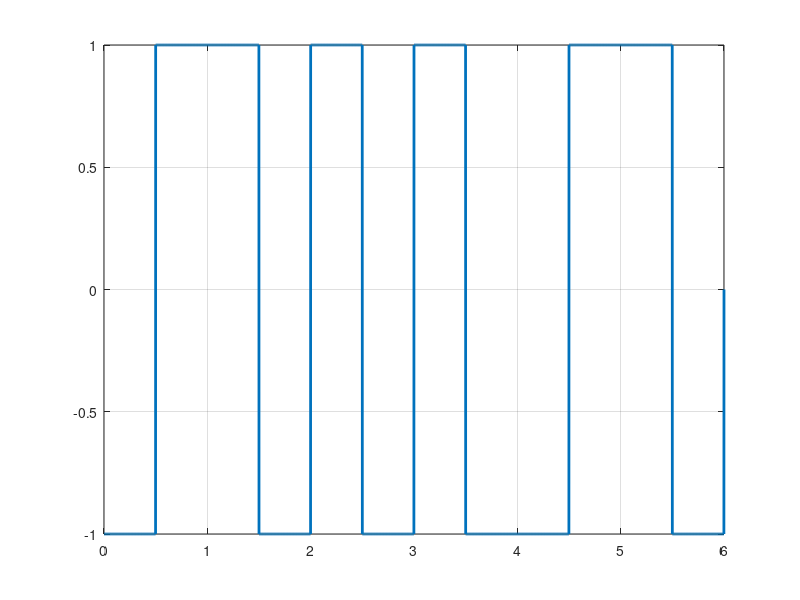

Write MATLAB code to recreate this figure.
%modulation
  %bits = input('Enter the bits : ');
  bits = [0 1 0 0 1 1];
  bitrate = 1;
  n = 1000;
  N = n * length(bits);
  T = length(bits) / bitrate;
  dt = T / N;
  t = 0 : dt : T;
  x = zeros(1, length(t));

  current = -1;
  for i=1:length(bits)
    if bits(i)==1
      x((i-1)*n + 1: (i-1)*n + (n / 2)) = -current;
      x((i-1)*n + (n / 2) + 1: i * n) = current;
      current = -current;
    else
      x((i-1)*n + 1: (i-1)*n + (n / 2)) = current;
      x((i-1)*n + (n / 2) + 1: i * n) = -current;
    end
  end

  plot(t, x, 'Linewidth', 2);
  grid on;

%demodulation
  dem = zeros(1 , int16(length(x)/ n));
current = -1;
for i = 1 : length(x) / n
  if(x((i - 1)* n + 1) == current)
  dem(i) = 0;
else
  dem(i) = 1;
  current = -current;
  end
end
display(dem);
